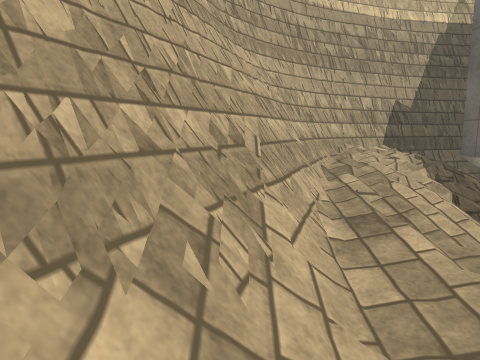
[1] (above)

12 first-person views from a walk through a scene from a Unity 3-D project. The camera is 1.4 m above the floor, tilts 8° down and sees 70° across. The floor is counted in squares, 1 m on a side. Each view is taken from the middle of a square. On the plan, view 1 faces up. The plan holds only what a view shows up to about 15 squares ahead; the rest is blank. The place goes on beyond the plan. Some surface patterns are stand-ins.

[2]
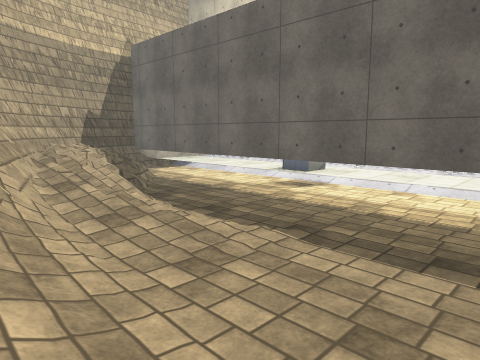

[3]
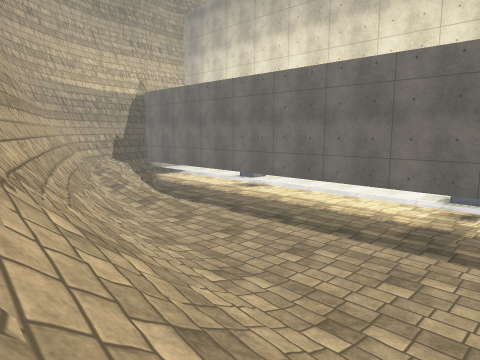

[4]
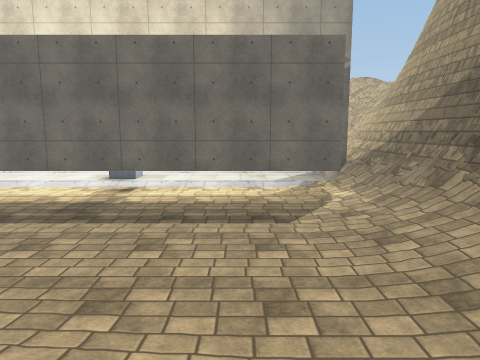

[5]
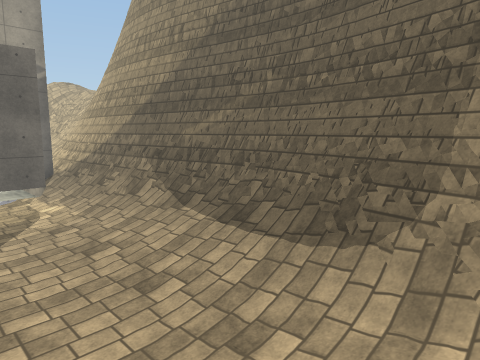

[6]
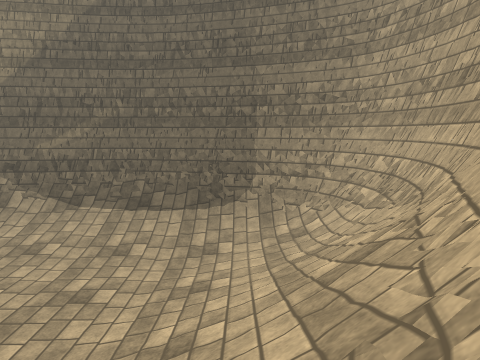

[7]
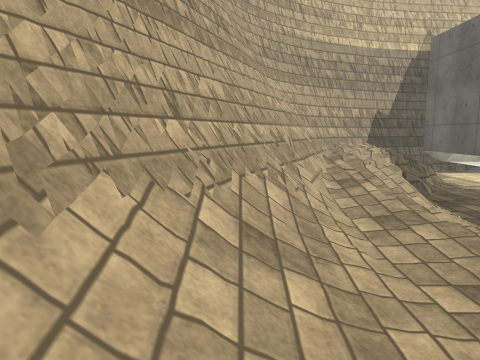

[8]
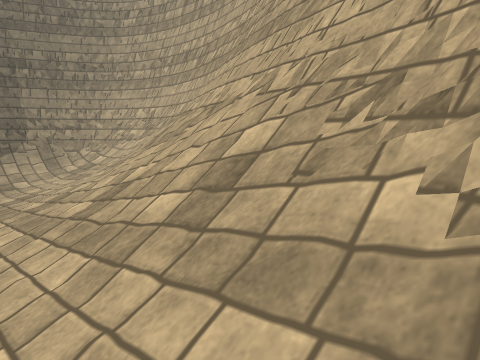

[9]
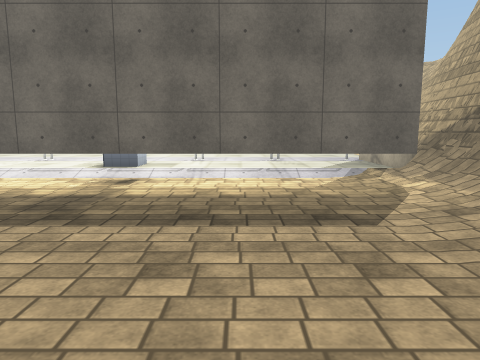

[10]
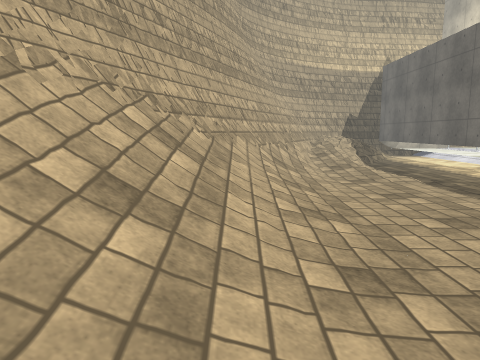

[11]
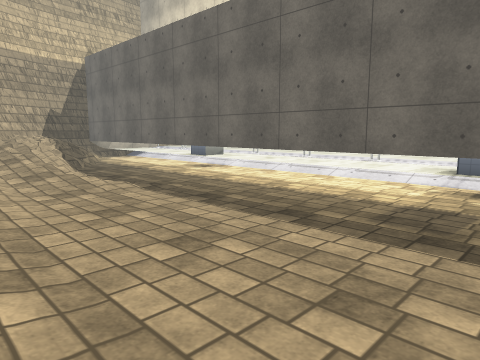

[12]
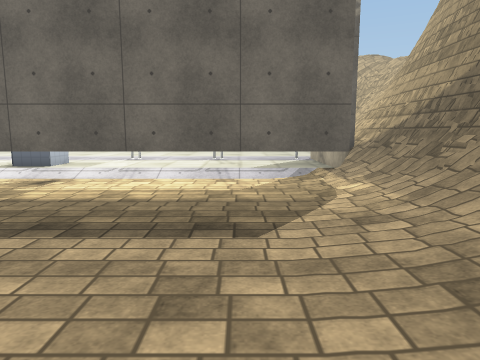

### Floor plan
Key: @ floor where view 1 was taken; # wall or solid block; x gap in a wall; . main floor; : floor 0.25 m higher than the main floor; + floor 0.5 m higher than the main floor; * floor 0.75 m higher than the main floor; % floor 1.25 m higher than the main floor; / step, stairs or slope; = window, fence, low wall or low ledge; ^ raised ledge; O other object.
Columns run from 8 left of view 1 to 13 right of it. Each row starts with its distance up from view 1.
 12               ###
 11            #####^^
 10           ###/x^^^
  9          ##=// ^^
  8          #=%//#^^
  7         ##////.#^^
  6         ##*//..#^^
  5         #=///..#^^
  4        ##=//...#^^
  3       ##=/+/...#^^
  2       ##=/:/...#^^
  1       #=/../...#^^
  0      ##/@......#^^
 -1      ##//......#^^O^^^
 -2     ##//.......#^^  ^^
 -3     #=//.......#^^  ^^
 -4    ##///.......#^^O^^^
 -5    #=///.......#^^OO^^
 -6   ##///:.......#^^OO^^
 -7   #=///........#^^ ^^^
 -8  ##=///........#^^  ^^
 -9  ##////........#^^O ^^
-10 ##=///:........#^^O ^^
-11 #=////.........#^^  ^^
-12 #=///:.........#^^O^^^
-13 #=///..........#^^OO^^
-14 #=//:..........#^^OO^^
-15 #=/+:...:::....####^^^
-16 ##=//////+:://///// ^^
-17 ###===////////=/=//^^
-18  ####========#########
-19    ############

Where each view was taken, in squares from view 1:
view 1: 0 up, 0 right, facing up
view 2: 4 down, 1 left, facing up-right
view 3: 10 down, 5 left, facing up-right
view 4: 12 down, 5 left, facing right
view 5: 12 down, 6 left, facing down-right
view 6: 6 down, 4 left, facing down
view 7: 4 down, 1 left, facing up
view 8: 3 down, 1 left, facing down-left
view 9: 11 down, 2 left, facing right
view 10: 11 down, 2 left, facing up
view 11: 9 down, 1 left, facing up-right
view 12: 13 down, 1 left, facing right
